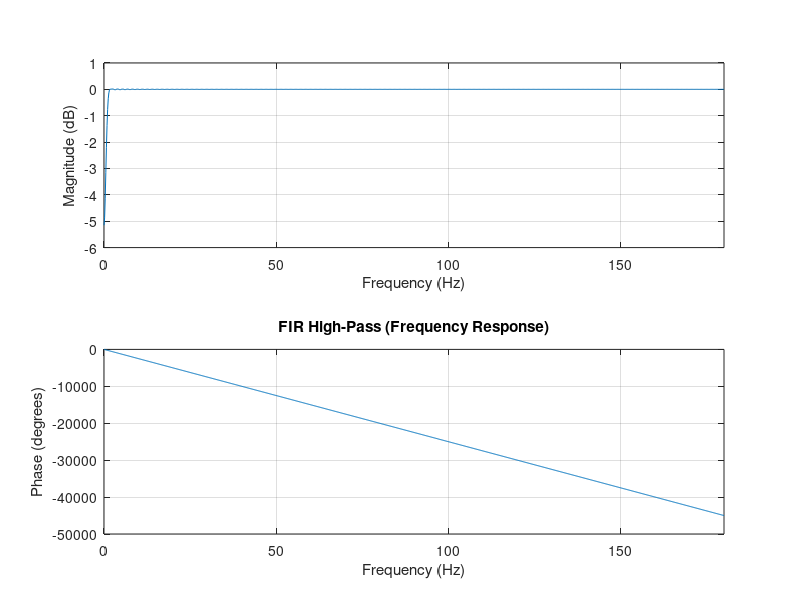
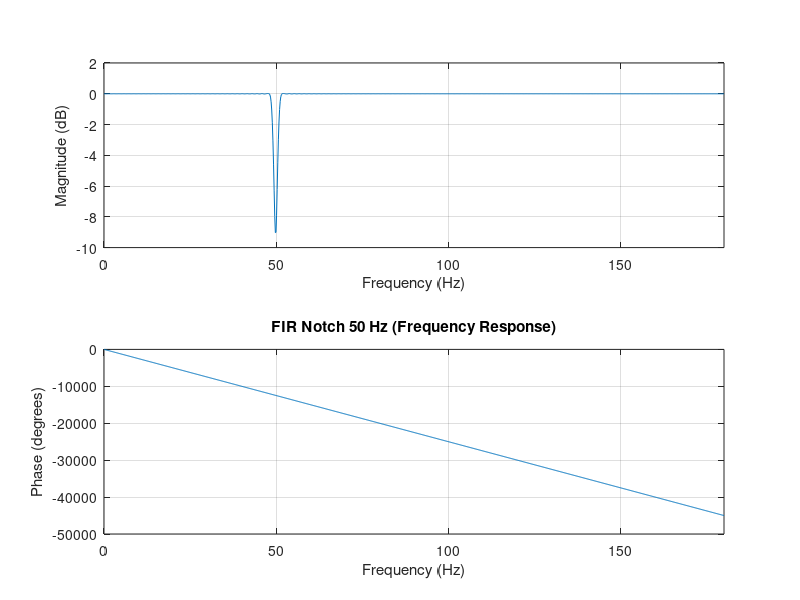
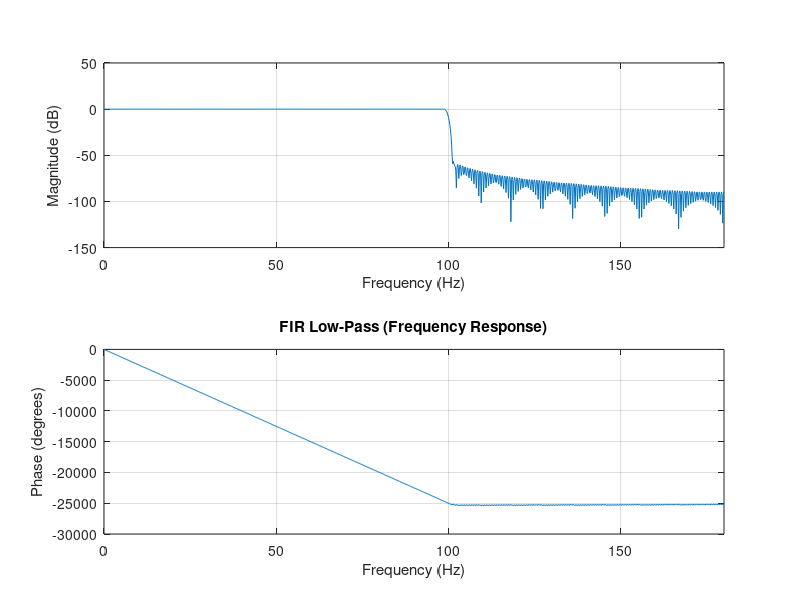
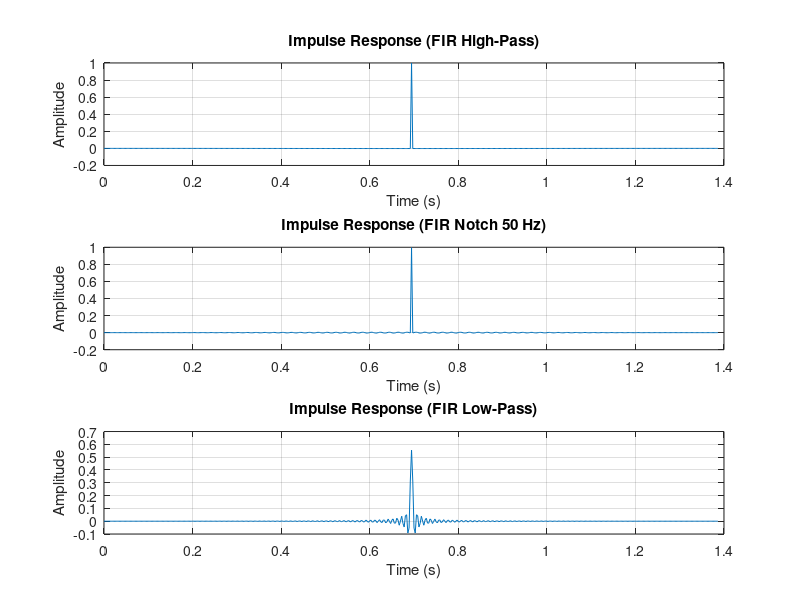

The MATLAB source for these figures, in order: (Note: this script raises an error after producing the figures.)
%% Step 4: FIR Filter Design and Application
load('ecg_data.mat');
%% Design Filters
firOrder=500;
firHighPassNumerator=fir1(firOrder,0.5/(samplingFrequency/2),'high');firHighPassDenominator=1;

firNotchNumerator=fir1(firOrder,[49.5 50.5]/(samplingFrequency/2),'stop');firNotchDenominator=1;

firLowPassNumerator=fir1(firOrder,100/(samplingFrequency/2),'low');firLowPassDenominator=1;
%% Frequency Responses
figure;freqz(firHighPassNumerator,1,1024,samplingFrequency);title('FIR High-Pass (Frequency Response)');
figure;freqz(firNotchNumerator,1,1024,samplingFrequency);title('FIR Notch 50 Hz (Frequency Response)');
figure;freqz(firLowPassNumerator,1,1024,samplingFrequency);title('FIR Low-Pass (Frequency Response)');
%% Impulse Responses
impulseResponseLength=500;
impulseTimeAxis=(0:impulseResponseLength-1)/samplingFrequency;
figure;
subplot(3,1,1);plot(impulseTimeAxis,impz(firHighPassNumerator,1,impulseResponseLength));
title('Impulse Response (FIR High-Pass)');xlabel('Time (s)');ylabel('Amplitude');grid on;
subplot(3,1,2);plot(impulseTimeAxis,impz(firNotchNumerator,1,impulseResponseLength));
title('Impulse Response (FIR Notch 50 Hz)');xlabel('Time (s)');ylabel('Amplitude');grid on;
subplot(3,1,3);plot(impulseTimeAxis,impz(firLowPassNumerator,1,impulseResponseLength));
title('Impulse Response (FIR Low-Pass)');xlabel('Time (s)');ylabel('Amplitude');grid on;
%% Step Responses
figure;
subplot(3,1,1);plot(impulseTimeAxis,stepz(firHighPassNumerator,1,impulseResponseLength));
title('Step Response (FIR High-Pass)');xlabel('Time (s)');ylabel('Amplitude');grid on;
subplot(3,1,2);plot(impulseTimeAxis,stepz(firNotchNumerator,1,impulseResponseLength));
title('Step Response (FIR Notch 50 Hz)');xlabel('Time (s)');ylabel('Amplitude');grid on;
subplot(3,1,3);plot(impulseTimeAxis,stepz(firLowPassNumerator,1,impulseResponseLength));
title('Step Response (FIR Low-Pass)');xlabel('Time (s)');ylabel('Amplitude');grid on;
%% Pole-Zero Plots
figure;
subplot(1,3,1);zplane(firHighPassNumerator,1);title('Pole-Zero (FIR HP)');
subplot(1,3,2);zplane(firNotchNumerator,1);title('Pole-Zero (FIR Notch)');
subplot(1,3,3);zplane(firLowPassNumerator,1);title('Pole-Zero (FIR LP)');
%% Apply Filters
ecgAfterHighPass=filtfilt(firHighPassNumerator,1,noisyEcgSignal);
ecgAfterNotch=filtfilt(firNotchNumerator,1,ecgAfterHighPass);
ecgCleanedFir=filtfilt(firLowPassNumerator,1,ecgAfterNotch);
%% Time-Domain Filtering Steps
figure;
subplot(4,1,1);plot(timeAxis,noisyEcgSignal);title('Noisy ECG');ylabel('mV');grid on;
subplot(4,1,2);plot(timeAxis,ecgAfterHighPass);title('After FIR High-Pass');ylabel('mV');grid on;
subplot(4,1,3);plot(timeAxis,ecgAfterNotch);title('After FIR Notch');ylabel('mV');grid on;
subplot(4,1,4);plot(timeAxis,ecgCleanedFir);title('After FIR Low-Pass');ylabel('mV');xlabel('Time (s)');grid on;
%% PSD: Noisy vs Filtered
[psdNoisySignal,psdFreqAxis]=pwelch(noisyEcgSignal,hamming(512),256,1024,samplingFrequency);
[psdFirSignal,~]=pwelch(ecgCleanedFir,hamming(512),256,1024,samplingFrequency);
figure;
plot(psdFreqAxis,10*log10(psdNoisySignal),'r');hold on;
plot(psdFreqAxis,10*log10(psdFirSignal),'b');
legend('Noisy ECG','FIR Filtered');
xlabel('Frequency (Hz)');ylabel('Power/Frequency (dB/Hz)');
title('PSD: Noisy vs FIR Filtered');xlim([0 180]);grid on;
xline(0.5,'--m','0.5 Hz');xline(50,'--g','50 Hz');xline(100,'--c','100 Hz');
%% Spectrogram
figure;
subplot(1,2,1);spectrogram(noisyEcgSignal,hamming(256),128,512,samplingFrequency,'yaxis');title('Spectrogram (Noisy ECG)');
subplot(1,2,2);spectrogram(ecgCleanedFir,hamming(256),128,512,samplingFrequency,'yaxis');title('Spectrogram (FIR Filtered)');
%% SNR
removedNoiseFir=noisyEcgSignal-ecgCleanedFir;
outputSnrFir=10*log10(sum(ecgCleanedFir.^2)/sum(removedNoiseFir.^2));
fprintf('SNR indicator : %.2f dB\n',outputSnrFir);
%% Removed Noise Plot
figure;
plot(timeAxis,removedNoiseFir);
title('Removed Noise - FIR');xlabel('Time (s)');ylabel('mV');grid on;
%% Print Coefficients
disp('FIR HP first 10 b coefficients:');disp(firHighPassNumerator(1:10));
disp('FIR Notch first 10 b coefficients:');disp(firNotchNumerator(1:10));
disp('FIR LP first 10 b coefficients:');disp(firLowPassNumerator(1:10));
%% Verify Specs
firSampleIndices=0:firOrder;
fprintf('\nFIR Specs Verification:\n');
fprintf('HP passband gain at 10 Hz   : %.3f dB\n',20*log10(abs(firHighPassNumerator*exp(-1j*2*pi*10/samplingFrequency*firSampleIndices)')));
fprintf('HP stopband atten at 0.1 Hz : %.3f dB\n',20*log10(abs(firHighPassNumerator*exp(-1j*2*pi*0.1/samplingFrequency*firSampleIndices)')));
fprintf('LP passband gain at 90 Hz   : %.3f dB\n',20*log10(abs(firLowPassNumerator*exp(-1j*2*pi*90/samplingFrequency*firSampleIndices)')));
fprintf('LP stopband atten at 150 Hz : %.3f dB\n',20*log10(abs(firLowPassNumerator*exp(-1j*2*pi*150/samplingFrequency*firSampleIndices)')));
fprintf('Notch atten at 50 Hz        : %.3f dB\n',20*log10(abs(firNotchNumerator*exp(-1j*2*pi*50/samplingFrequency*firSampleIndices)')));
%% Save
save('fir_result.mat','ecgCleanedFir','firHighPassNumerator','firHighPassDenominator','firNotchNumerator','firNotchDenominator','firLowPassNumerator','firLowPassDenominator');
